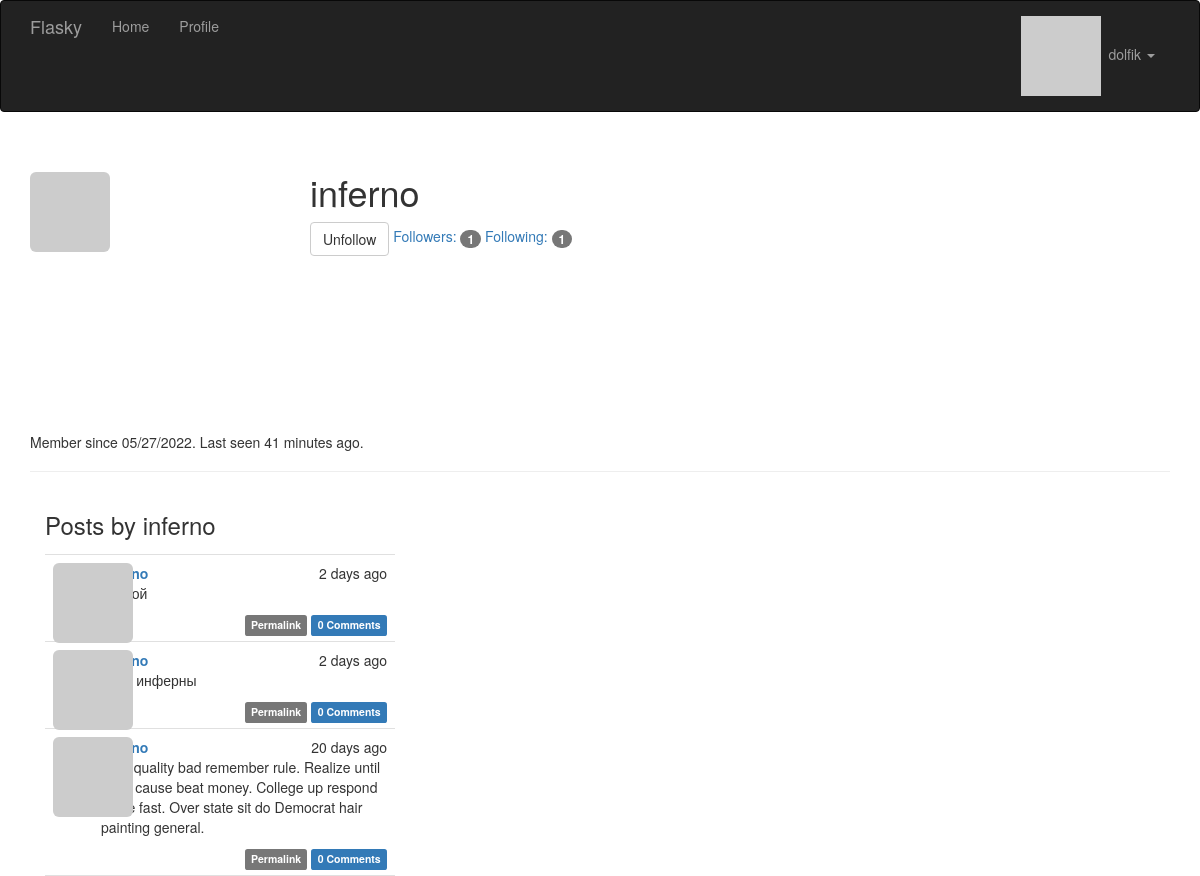
Page /user/inferno (signed in) on the committed database.
### app/models.py (models this page shows, shortened)
class User(UserMixin, db.Model):
    __tablename__ = 'users'
    id = db.Column(db.Integer, primary_key=True)
    email = db.Column(db.String(64), unique=True, index=True)
    username = db.Column(db.String(64), unique=True, index=True)
    password_hash = db.Column(db.String(128))
    role_id = db.Column(db.Integer, db.ForeignKey('roles.id'))
    confirmed = db.Column(db.Boolean, default=False)
    name = db.Column(db.String(64))
    location = db.Column(db.String(64))
    about_me = db.Column(db.Text())
    member_since = db.Column(db.DateTime(), default=datetime.utcnow)
    last_seen = db.Column(db.DateTime(), default=datetime.utcnow)
    avatar_hash = db.Column(db.String(32))
    posts = db.relationship('Post', backref='author', lazy='dynamic')
    comments = db.relationship('Comment', backref='author', lazy='dynamic')
    followed = db.relationship('Follow',
                               foreign_keys=[Follow.follower_id],
                               backref=db.backref('follower', lazy='joined'),
                               lazy='dynamic',
                               cascade='all, delete-orphan')
    followers = db.relationship('Follow',
                                foreign_keys=[Follow.followed_id],
                                backref=db.backref('followed', lazy='joined'),
                                lazy='dynamic',
                                cascade='all, delete-orphan')
    @property
    def password(self):
        raise AttributeError('password is not a readable attribute')
    def can(self, perm):
        return self.role is not None and self.role.has_permission(perm)
    def is_administrator(self):
        return self.can(Permission.ADMIN)
    def ping(self):
        self.last_seen = datetime.utcnow()
        db.session.add(self)
        db.session.commit()
    def gravatar(self, size=100, default='identicon', rating='g'):
        if request.is_secure:
            url = 'https://secure.gravatar.com/avatar'
        else:
            url = 'http://secure.gravatar.com/avatar'
        hash = hashlib.md5(self.email.lower().encode('utf-8')).hexdigest()
        return f'{url}/{hash}?s={size}&d={default}&r={rating}'
    def is_following(self, user):
        if user.id is None:
            return False
        return self.followed.filter_by(
            followed_id=user.id).first() is not None

class Post(db.Model):
    __tablename__ = 'posts'
    id = db.Column(db.Integer, primary_key=True)
    body = db.Column(db.Text)
    body_html = db.Column(db.Text)
    timestamp = db.Column(db.DateTime, index=True, default=datetime.utcnow)
    author_id = db.Column(db.Integer, db.ForeignKey('users.id'))
    comments = db.relationship('Comment', backref='post', lazy='dynamic')

### app/main/views.py (the view)
@main.route('/user/<username>')
def user(username):
    user = User.query.filter_by(username=username).first_or_404()
    posts = user.posts.order_by(Post.timestamp.desc()).all()
    return render_template('user.html', user=user, posts=posts)

### app/auth/views.py (called while the page is built)
@auth.before_app_request
def before_request():
    if current_user.is_authenticated:
        current_user.ping()
        if not current_user.confirmed \
                and request.blueprint != 'auth' \
                and request.endpoint != 'static':
            return redirect(url_for('auth.unconfirmed'))

### app/main/__init__.py (called while the page is built)
@main.app_context_processor
def inject_permissions():
    return dict(Permission=Permission)

### app/models.py (called while the page is built)
@login_manager.user_loader
def load_user(user_id):
    return User.query.get(int(user_id))

    def has_permission(self, perm):
        return self.permissions & perm == perm

### app/templates/user.html (shortened to what this page needs)
{% extends "base.html" %}
{% import "bootstrap/wtf.html" as wtf %}
{% block page_content %}
    <div class="page-header">
        <img class="img-rounded profile-thumbnail" src="{{ user.gravatar(size=256) }}">
        <div class="profile-header">
            <h1>{{ user.username }}</h1>
        {% if current_user.can(Permission.FOLLOW) and user != current_user %}
            {% if not current_user.is_following(user) %}
            <a href="{{ url_for('.follow', username=user.username) }}"
               class="btn btn-primary">Follow</a>
            {% else %}
            <a href="{{ url_for('.unfollow', username=user.username) }}"
               class="btn btn-default">Unfollow</a>
            {% endif %}
        {% endif %}
        <a href="{{ url_for('.followers', username=user.username) }}">
            Followers: <span class="badge">{{ user.followers.count() - 1 }}</span></a>
        <a href="{{ url_for('.followed_by', username=user.username) }}">
            Following: <span class="badge">{{ user.followed.count() - 1 }}</span></a>
            </div>
        <p>
            Member since {{ moment(user.member_since).format('L') }}.
            Last seen {{ moment(user.last_seen).fromNow() }}.
        </p>
    </div>
    <div class="col-md-4">
        <h3>Posts by {{user.username}} </h3>
        {% include '_posts.html' %}
    </div>
{% endblock %}

### app/templates/base.html (shortened to what this page needs)
{% extends "bootstrap/base.html" %}
{% block head %}
{{ super() }}
<link rel="stylesheet" type="text/css" href="{{ url_for('static', filename='styles.css') }}">
{% endblock %}
{% block navbar %}
<div class="navbar navbar-inverse" role="navigation">
    <div class="container">
        <div class="navbar-header">
            <a class="navbar-brand" href="/">Flasky</a>
        </div>
        <div class="navbar-collapse collapse">
            <ul class="nav navbar-nav">
                <li><a href="/">Home</a></li>
                {% if current_user.is_authenticated %}
                <li>
                    <a href="{{ url_for('main.user', username=current_user.username) }}">
                        Profile
                    </a>
                </li>
                {% endif %}
            </ul>
            <ul class="nav navbar-nav navbar-right">
                {% if current_user.is_authenticated %}
            <li class="dropdown">
            <a href="#" class="dropdown-toggle" data-toggle="dropdown">
            <img src="{{ current_user.gravatar(size=18) }}">
                &nbsp;{{ current_user.username }} <b class="caret"></b></a>
                    </li>
                    {% else %}
                <li><a href="{{ url_for('auth.login') }}">Log In</a></li>
                {% endif %}
            </ul>
        </div>
    </div>
</div>
{% endblock %}
{% block content %}
<div class="container">
    {% block page_content %}{% endblock %}
</div>
{% endblock %}

### app/templates/_posts.html (shortened to what this page needs)
<ul class="posts">
    {% for post in posts %}
    <li class="post">
        <div class="profile-thumbnail">
            <a href="{{ url_for('.user', username=post.author.username) }}">
                <img class="img-rounded profile-thumbnail" src="{{ post.author.gravatar(size=40) }}">
            </a>
        </div>
        <div class="post-date">{{ moment(post.timestamp).fromNow() }}</div>
        <div class="post-author">
            <a href="{{ url_for('.user', username=post.author.username) }}">
            </a>
        </div>
       <div class="post-content">
        <div class="post-body">
            {% if post.body_html %}
                {{ post.body_html | safe }}
            {% else %}
                {{ post.body }}
        {% endif %}
        </div>
        <div class="post-footer">
            <a href="{{ url_for('.post', id=post.id) }}">
                <span class="label label-default">Permalink</span></a>
            <a href="{{ url_for('.post', id=post.id) }}#comments">
                <span class="label label-primary">
                {{ post.comments.count() }} Comments
                </span></a>
        </div>
</div>
    </li>
    {% endfor %}
</ul>

### app/static/styles.css (style rules this page uses)
.profile-thumbnail { position: absolute; }
.profile-header { min-height: 260px; margin-left: 280px; }
ul.posts { list-style-type: none; padding: 0px; margin: 16px 0px 0px 0px; border-top: 1px solid #e0e0e0; }
ul.posts li.post { padding: 8px; border-bottom: 1px solid #e0e0e0; }
div.post-date { float: right; }
div.post-author { font-weight: bold; margin-left: 48px; }
div.post-content { margin-left: 48px; min-height: 48px; }
div.post-footer { text-align: right; }

### rows in the picture
User: username "dolfik"
User: username "inferno", member_since "05/27/2022", last_seen "41 minutes ago"
Post: timestamp "2 days ago", comments.count "0"
Post: timestamp "2 days ago", body_html "Пост инферны", comments.count "0"
Post: timestamp "20 days ago", body_html "High quality bad remember rule. Realize until push cause beat money. College up respond same fast. Over state sit do Democrat hair painting general.", comments.count "0"

### other values in the picture
{{ user.followers.count() - 1 }} "1"
{{ user.followed.count() - 1 }} "1"
